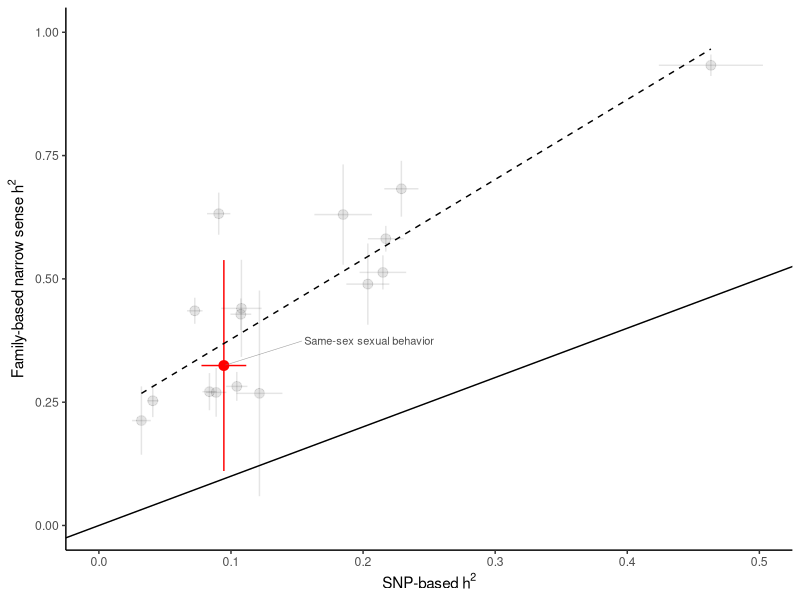

The R source for this figure:
## Load libraries ##
library(ggplot2)
library(ggrepel)

## Use this values (calculated from UK Biobank) to convert from observed scale to liability scale
riskliab <- 0.2693821
handliab <- 0.09506235
eversmkliab <- 0.5979527
miliab <- 0.03600239
collegeliab <- 0.3273284
diabliab <- 0.04142383
mainliab <- 0.034

## Load h2 calculated from familial relationships

# Binary
fam <- read.table("data/family_h2.tsv", header=T, stringsAsFactor=F, sep="\t")
fam <- fam[,c("trait","SA","se.SA")]


## Load h2 calculated from SNP data

d <- read.csv("data/snp_h2.csv", header=T, stringsAsFactor=F)
d <- d[d$i %in% fam$trait & d$Category=="univariate",]
d <- d[,c("i","Prop._h2","Prop._h2_std_error")]

## Merge and process
mm <- merge(fam,d,by.x="trait",by.y="i")
mm$liab <- NA
mm$liab[mm$trait=="risk"] <- riskliab
mm$liab[mm$trait=="hand"] <- handliab
mm$liab[mm$trait=="eversmk"] <- eversmkliab
mm$liab[mm$trait=="mi"] <- miliab
mm$liab[mm$trait=="college"] <- collegeliab
mm$liab[mm$trait=="diab"] <- diabliab
mm$liab[mm$trait=="nonhet"] <- mainliab

mm$groupalpha <- factor(ifelse( mm$trait%in% c("nonhet","nhetpartners"),1,0))

mm$yup <- mm$SA + 1.96*mm$se.SA
mm$ydo <- mm$SA - 1.96*mm$se.SA

mm$h2 <- ifelse(!is.na(mm$liab),mm$Prop._h2*mm$liab*(1-mm$liab)/(dnorm(qnorm(mm$liab))^2),mm$Prop._h2)
mm$se.h2 <- ifelse(!is.na(mm$liab),mm$Prop._h2_std_error*mm$liab*(1-mm$liab)/(dnorm(qnorm(mm$liab))^2),mm$Prop._h2_std_error)
mm$xup <- mm$h2 + 1.96*mm$se.h2
mm$xdo <- mm$h2 - 1.96*mm$se.h2

mm$label <- ifelse(mm$trait=="nonhet","Same-sex sexual behavior",NA)


pdf("fig/figure3.pdf",width=5,height=5)
ggplot(aes(y=SA,x=h2), data=mm) + geom_point(aes(col=groupalpha,alpha=groupalpha),size=3) +
geom_errorbar(aes(ymin=ydo,ymax=yup,col=groupalpha,alpha=groupalpha), width=0) + 
geom_errorbarh(aes(xmin=xdo,xmax=xup,col=groupalpha,alpha=groupalpha),height =0) + 
scale_x_continuous(bquote("SNP-based" ~h^2), limits=c(-0.2,1.1)) +
scale_y_continuous(bquote("Family-based narrow sense"~ h^2), limits=c(-0.2,1.1)) +
geom_smooth( method="lm", se=F, lwd=0.5, col="black", linetype=2) +
geom_abline(aes(intercept=0,slope=1), lwd=0.5) +
theme(panel.grid.major = element_blank(), panel.grid.minor = element_blank(),
panel.background = element_blank(), axis.line = element_line(colour = "black")) +
scale_colour_manual(guide=F, values=c("black","red")) +
scale_alpha_manual(guide=F, values=c(0.1,1)) +
coord_cartesian(xlim=c(0,0.5), ylim=c(0,1)) +
geom_text_repel(aes(label=label),size=2.8,nudge_y = 0.05,nudge_x = 0.11, alpha=0.7, segment.size=0.2, segment.color="grey48")
dev.off()
